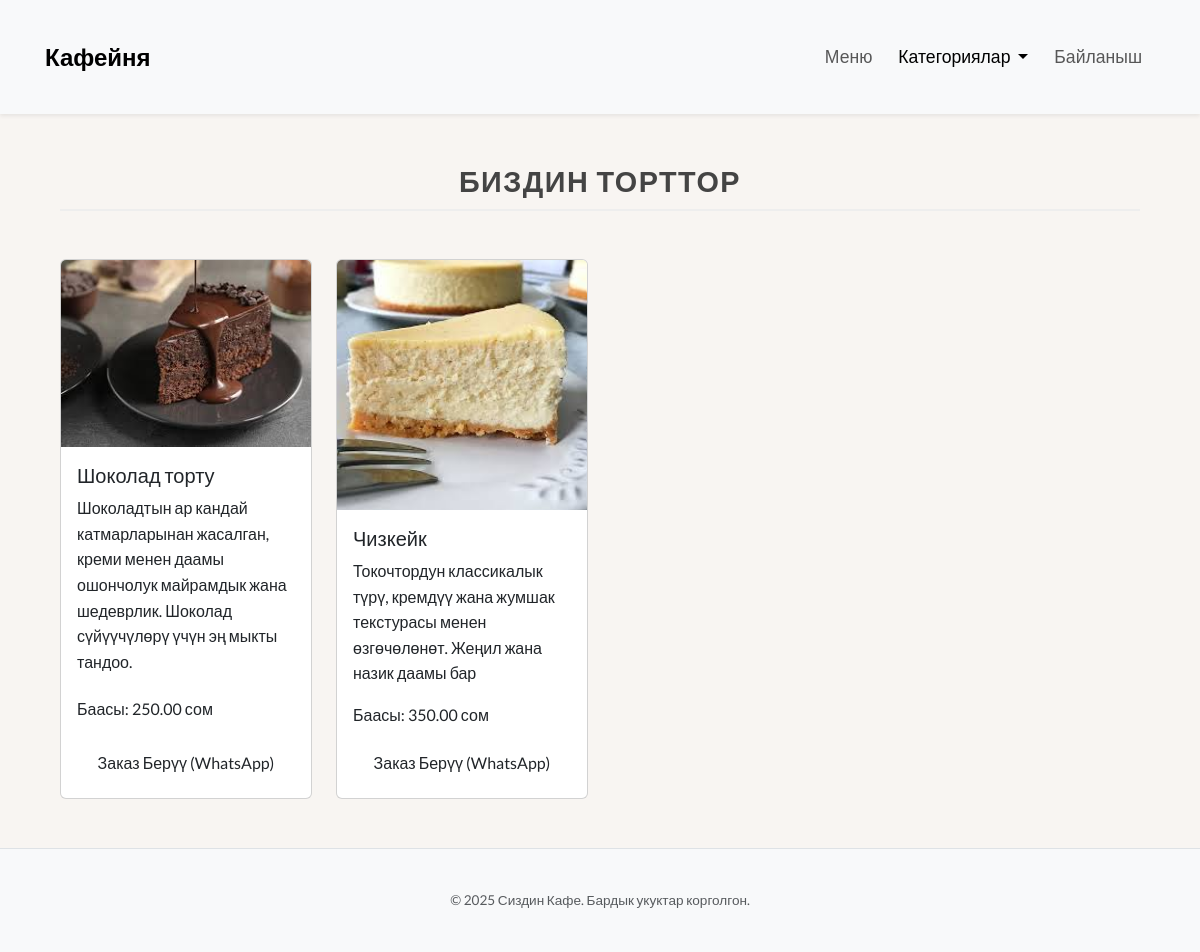
The page /menu/cakes/ on the database as committed earlier.
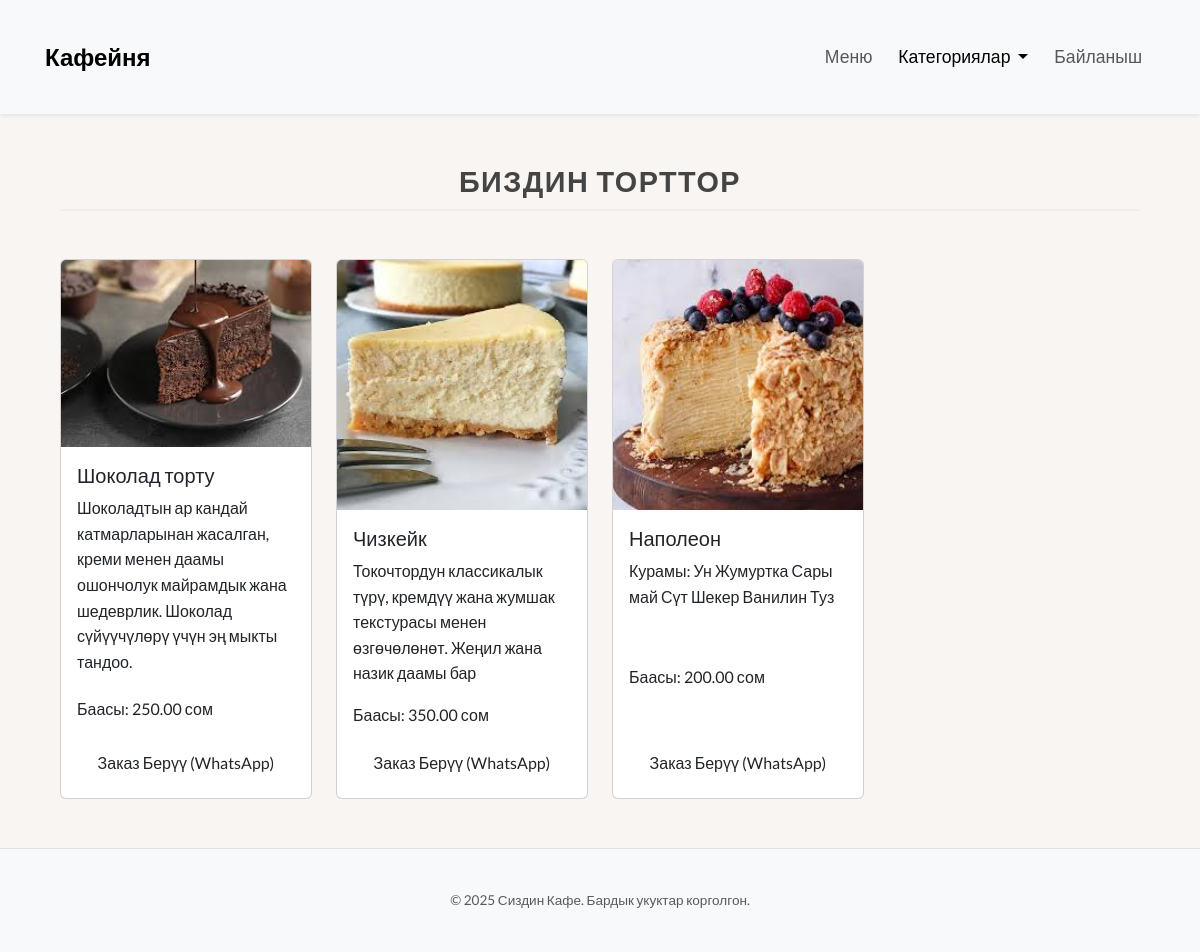
The same page on the database as committed later.
### menu/models.py (models this page shows, shortened)
class Cake(models.Model):
    name = models.CharField(max_length=100)
    description = models.TextField()
    price = models.DecimalField(max_digits=5, decimal_places=2)
    image = models.ImageField(upload_to='cakes/')

### menu/views.py (the view)
# urls.py: path('cakes/', views.cake_list, name='cake_list'),  # Торттордун тизмеси
def cake_list(request):
    cakes = Cake.objects.all()
    return render(request, 'cake_list.html', {'cakes': cakes})

### templates/cake_list.html (shortened to what this page needs)
{% extends 'base.html' %}
{% load static %}
{% block content %}
<div class="container mt-4">
    <h1 class="category-title text-center mb-5">Биздин Торттор</h1>
    {% if cakes %}
        <div class="row">
            {% for cake in cakes %}
                <div class="col-md-6 col-lg-4 col-xl-3 mb-4">
                    <div class="card menu-item-card h-100">
                        {% if cake.image %}
                            <img src="{{ cake.image.url }}" class="card-img-top" alt="{{ cake.name }}">
                        {% endif %}
                        <div class="card-body d-flex flex-column">
                            <h5 class="card-title">{{ cake.name }}</h5>
                            {% if cake.description %}
                                <p class="card-text mb-auto">
                                    {{ cake.description }}
                                </p>
                            {% else %}
                                <p class="card-text mb-auto"> </p>
                            {% endif %}
                            <p class="price mt-3">
                                Баасы: {{ cake.price|floatformat:2 }} сом
                            </p>
                            {% with whatsapp_number="996990686854" %}
                            {% with message="Саламатсызбы! Мен '"|add:cake.name|add:"' тортуна буйрутма бергим келет." %}
                            <a href="https://wa.me/{{ whatsapp_number }}?text={{ message|urlencode }}" target="_blank" class="btn order-button mt-auto">
                                Заказ Берүү (WhatsApp)
                            </a>
                            {% endwith %}
                            {% endwith %}
                        </div>
                    </div>
                </div>
            {% endfor %}
        </div>
    {% else %}
        <p style="text-align: center; margin-top: 50px; font-size: 1.1em; color: #888;">
            Азырынча бул категорияда торттор жок.
        </p>
    {% endif %}
</div>
{% endblock content %}

### templates/base.html (shortened to what this page needs)
{% load static %}
<!DOCTYPE html>
<html lang="ky">
<head>
    <link href="https://cdn.jsdelivr.net/npm/bootstrap@5.3.2/dist/css/bootstrap.min.css" rel="stylesheet">
    <link rel="stylesheet" href="{% static 'css/style.css' %}">
    <link rel="stylesheet" href="https://cdnjs.cloudflare.com/ajax/libs/font-awesome/6.0.0/css/all.min.css" />
</head>
<body>
    <nav class="navbar navbar-expand-lg bg-body-tertiary mb-4 shadow-sm" data-bs-theme="light">
      <div class="container">
        <a class="navbar-brand fw-bold" href="{% url 'menu' %}">
           Кафейня
        </a>
        <div class="collapse navbar-collapse" id="navbarNav">
          <ul class="navbar-nav ms-auto mb-2 mb-lg-0">
            <li class="nav-item">
              <a class="nav-link {% if request.path == '/' or request.path == '/menu/' %}active{% endif %}" href="{% url 'menu' %}">Меню</a>
            </li>
            <li class="nav-item dropdown">
              <a class="nav-link dropdown-toggle {% if 'cakes' in request.path or 'coffees' in request.path or 'drinks' in request.path %}active{% endif %}" href="#" role="button" data-bs-toggle="dropdown" aria-expanded="false">
                  Категориялар
              </a>
            </li>
            <li class="nav-item">
              <a class="nav-link {% if 'contact' in request.path %}active{% endif %}" href="{% url 'contact_page' %}">Байланыш</a>
            </li>
          </ul>
        </div>
      </div>
    </nav>
    <main class="container my-4">
        {% block content %}{% endblock content %}
    </main>
    <footer class="footer mt-auto py-3 bg-light mt-5 border-top">
        <div class="container text-center">
            <span class="text-muted">© {% now "Y" %} Сиздин Кафе. Бардык укуктар корголгон.</span>
        </div>
    </footer>
</body>
</html>

### static/style.css (style rules this page uses)
body { margin: 0; font-family: 'Lato', sans-serif; background-color: #f8f5f2; color: #4a4a4a; line-height: 1.6; }
.container { max-width: 1140px; margin: 25px auto; padding: 0 15px; }
.category-title, .content-area > h1 { text-align: center; font-size: 1.2em; font-weight: 700; color: #8d6e63; margin-bottom: 30px; text-transform: uppercase; letter-spacing: 1.5px; }
footer { text-align: center; padding: 25px 0; margin-top: 40px; color: #b0bec5; font-size: 0.85em; }
.category-title { font-size: 1.8em; color: #444; font-weight: bold; text-align: center; border-bottom: 2px solid #eee; padding-bottom: 10px; margin-top: 50px; margin-bottom: 30px; }
.navbar-brand { font-size: 1.5rem; font-weight: bold; }
.navbar-nav .nav-link { font-size: 1.1rem; margin-left: 5px; margin-right: 5px; }
.navbar-nav .dropdown-toggle { font-size: 1.1rem; }

Rows that differ between the two databases and show on the page:
added Cake: image (picture), name "Наполеон", description "Курамы: Ун Жумуртка Сары май Сүт Шекер Ванилин Туз", price "200.00"
